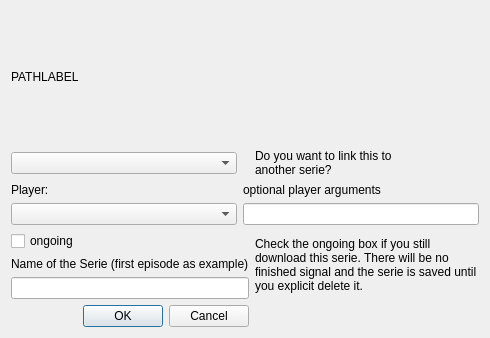
<?xml version="1.0" encoding="UTF-8"?>
<ui version="4.0">
 <class>AddDialog</class>
 <widget class="QDialog" name="AddDialog">
  <property name="geometry">
   <rect>
    <x>0</x>
    <y>0</y>
    <width>490</width>
    <height>338</height>
   </rect>
  </property>
  <property name="windowTitle">
   <string>Add Dialog</string>
  </property>
  <layout class="QGridLayout">
   <item row="0" column="0" colspan="2">
    <widget class="QLabel" name="pathlabel">
     <property name="sizePolicy">
      <sizepolicy hsizetype="Expanding" vsizetype="Expanding">
       <horstretch>0</horstretch>
       <verstretch>0</verstretch>
      </sizepolicy>
     </property>
     <property name="toolTip">
      <string>The full path of the serie</string>
     </property>
     <property name="text">
      <string>PATHLABEL</string>
     </property>
    </widget>
   </item>
   <item row="3" column="1" colspan="3">
    <layout class="QVBoxLayout">
     <item>
      <widget class="QLabel" name="label_4">
       <property name="text">
        <string>optional player arguments</string>
       </property>
      </widget>
     </item>
     <item>
      <widget class="QLineEdit" name="argline">
       <property name="toolTip">
        <string>optional player arguments</string>
       </property>
      </widget>
     </item>
    </layout>
   </item>
   <item row="3" column="0">
    <layout class="QVBoxLayout">
     <item>
      <widget class="QLabel" name="label_3">
       <property name="text">
        <string>Player:</string>
       </property>
      </widget>
     </item>
     <item>
      <widget class="QComboBox" name="playerComboBox">
       <property name="sizePolicy">
        <sizepolicy hsizetype="Expanding" vsizetype="Preferred">
         <horstretch>0</horstretch>
         <verstretch>0</verstretch>
        </sizepolicy>
       </property>
       <property name="baseSize">
        <size>
         <width>200</width>
         <height>200</height>
        </size>
       </property>
      </widget>
     </item>
    </layout>
   </item>
   <item row="4" column="0" colspan="3">
    <widget class="QCheckBox" name="ongoingCheckBox">
     <property name="toolTip">
      <string>Is the serie ongoing?</string>
     </property>
     <property name="text">
      <string>ongoing</string>
     </property>
    </widget>
   </item>
   <item row="4" column="3" rowspan="2">
    <widget class="QLabel" name="label_2">
     <property name="text">
      <string>Check the ongoing box if you still download this serie. There will be no finished signal and the serie is saved until you explicit delete it.</string>
     </property>
     <property name="wordWrap">
      <bool>true</bool>
     </property>
    </widget>
   </item>
   <item row="5" column="0" colspan="3">
    <layout class="QVBoxLayout">
     <item>
      <widget class="QLabel" name="label">
       <property name="text">
        <string>Name of the Serie (first episode as example)</string>
       </property>
      </widget>
     </item>
     <item>
      <widget class="QLineEdit" name="nameline">
       <property name="toolTip">
        <string>Enter the name of the serie here</string>
       </property>
      </widget>
     </item>
    </layout>
   </item>
   <item row="6" column="0" colspan="3">
    <widget class="QDialogButtonBox" name="buttonBox">
     <property name="orientation">
      <enum>Qt::Horizontal</enum>
     </property>
     <property name="standardButtons">
      <set>QDialogButtonBox::Cancel|QDialogButtonBox::Ok</set>
     </property>
    </widget>
   </item>
   <item row="2" column="0">
    <layout class="QGridLayout" name="gridLayout2"/>
   </item>
   <item row="1" column="0">
    <widget class="QComboBox" name="linkBox"/>
   </item>
   <item row="1" column="3">
    <widget class="QLabel" name="label_5">
     <property name="text">
      <string>Do you want to link this to 
another serie?</string>
     </property>
    </widget>
   </item>
  </layout>
 </widget>
 <resources/>
 <connections>
  <connection>
   <sender>buttonBox</sender>
   <signal>accepted()</signal>
   <receiver>AddDialog</receiver>
   <slot>accept()</slot>
   <hints>
    <hint type="sourcelabel">
     <x>248</x>
     <y>254</y>
    </hint>
    <hint type="destinationlabel">
     <x>157</x>
     <y>274</y>
    </hint>
   </hints>
  </connection>
  <connection>
   <sender>buttonBox</sender>
   <signal>rejected()</signal>
   <receiver>AddDialog</receiver>
   <slot>reject()</slot>
   <hints>
    <hint type="sourcelabel">
     <x>316</x>
     <y>260</y>
    </hint>
    <hint type="destinationlabel">
     <x>286</x>
     <y>274</y>
    </hint>
   </hints>
  </connection>
 </connections>
</ui>
